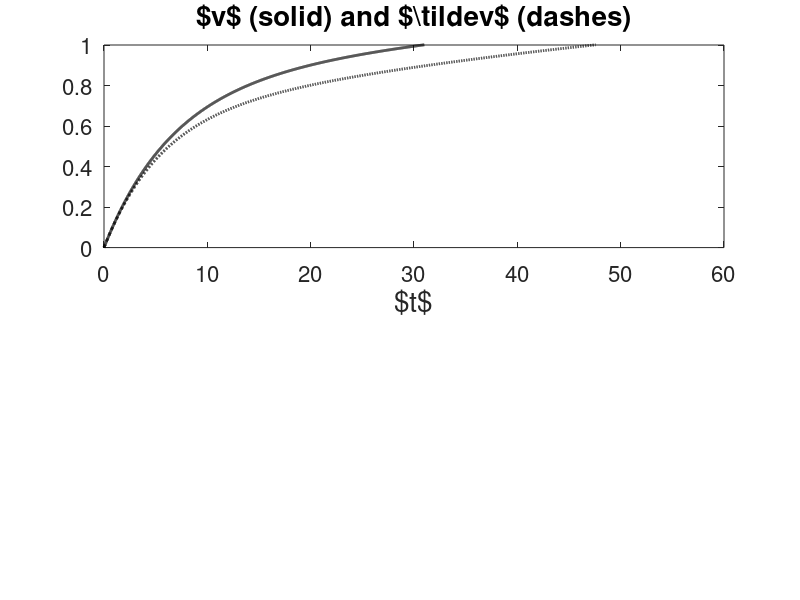

This figure's MATLAB source:
clf; clear;
tau_m=10; 
I=0.13;
w_k=0.05;
tilde_w_k=0.08;
tau_w=40;

dt=0.01;
dt05=dt/2;
t_final=100;
m_steps=round(t_final/dt);

v=zeros(m_steps+1,1);

for k=1:m_steps,
    t=(k-1)*dt;
    v_inc=-v(k)/tau_m+I-w_k*exp(-t/tau_w)*v(k);
    v_tmp=v(k)+dt05*v_inc;
    v_inc=-v_tmp/tau_m+I-w_k*exp(-(t+dt05)/tau_w)*v_tmp;
    v(k+1)=v(k)+dt*v_inc;
end;
subplot(211);
plot([0:m_steps]*dt,v,'-k','Linewidth',2);
set(gca,'Fontsize',16);
xlabel('$t$','Fontsize',20); 
title('$v$ (solid) and $\tilde{v}$ (dashes)','Fontsize',20);

for k=1:m_steps,
    t=(k-1)*dt;
    v_inc=-v(k)/tau_m+I-tilde_w_k*exp(-t/tau_w)*v(k);
    v_tmp=v(k)+dt05*v_inc;
    v_inc=-v_tmp/tau_m+I-tilde_w_k*exp(-(t+dt05)/tau_w)*v_tmp;
    v(k+1)=v(k)+dt*v_inc;
end;
hold on;
plot([0:m_steps]*dt,v,'--k','Linewidth',2);
axis([0,60,0,1]);
hold off;
shg;
